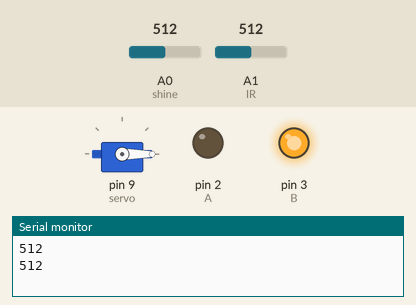
A sketch run on a simulated Arduino Uno, built with avr-gcc and run on an emulated ATmega328P. Parts: servo, output pins drawn as LEDs (lit = HIGH), the last lines printed to the serial monitor. The inputs (shaded band) are chosen by the test bench; at power-on: A0 (shine) = 512, A1 (IR) = 512.

Above: at 2.8 s.
2.9 s: A0 (shine) set to 683
5.6 s: A0 (shine) set to 717
At 7.3 s:
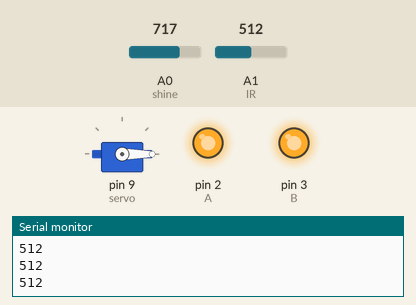
8.3 s: A1 (IR) set to 945
12.2 s: A1 (IR) set to 969
At 15.5 s:
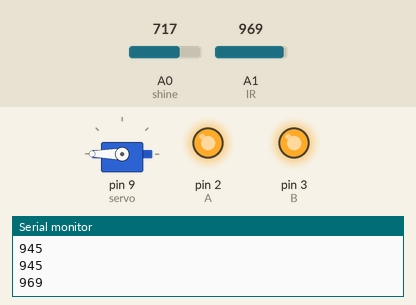
16.5 s: A1 (IR) set to 950
At 19.7 s:
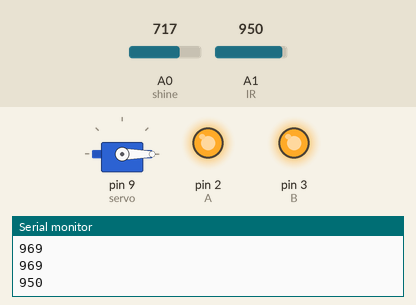
20.5 s: A1 (IR) set to 970
At 24.0 s:
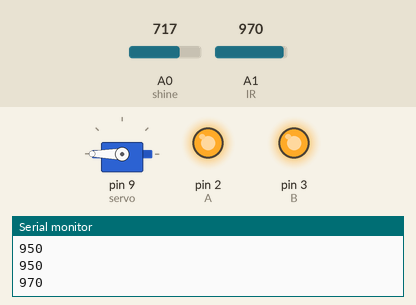
Timing chart, 0 to 25.5 s (numbered marks = the images above; inputs shaded):
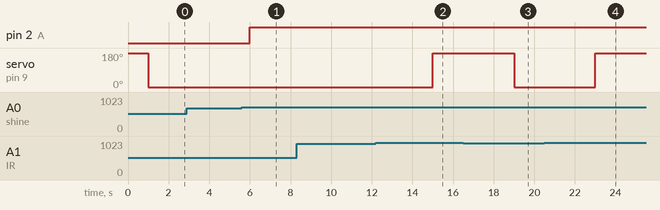

The sketch:

project02.ino
```cpp
#include <Servo.h>
#include <Wire.h>
#define A 2
#define B 3

int shine = A0;
int IR = A1;
Servo servo;
int angle = 180;

void setup() {
  // put your setup code here, to run once:
  servo.attach(9);
  servo.write(angle);
  Serial.begin(9600);
  pinMode(A, OUTPUT);
  pinMode(B, OUTPUT);
  digitalWrite(B, HIGH);
}

void loop() {
  // put your main code here, to run repeatedly:
  int sensor1 = analogRead(shine);
  int sensor2 = analogRead(IR);
  Serial.println(sensor2);

  if (sensor1 < 700)//ถ้าสว่างค่าจะน้อยกว่า 700
  {
    digitalWrite(A,LOW);
  }
  else // ถ้าคลื้มๆถึงมืดไฟจะติดจ้าา ประมาณ 700 ขึ้นไป
  {
    digitalWrite(A, HIGH);
  }
  delay(1000);
  if (sensor2 > 960) ///ค่ามากขึ้นเมื่อมือมาใกล้
  {
    servo.write(180); // สั่งให้ Servo หมุนไปองศาที่ 180
    delay(1000); // หน่วงเวลา 1000ms
  }
  else
  {
    servo.write(0); // สั่งให้ Servo หมุนไปองศาที่ 0
    delay(1000); // หน่วงเวลา 1000ms
  }
}
```

Measured:
- the behaviour switches between 699 and 700 on A0 (shine) (found by bisection; images 0 and 1)
- the behaviour switches between 960 and 961 on A1 (IR) (found by bisection; images 1 and 2)
- after the input at 5.6 s, pin 2 (A): LOW → HIGH after 0.40 s
- after the input at 12.2 s, servo on pin 9 (servo): 0° → 180° after 2.8 s
- after the input at 16.5 s, servo on pin 9 (servo): 180° → 0° after 2.5 s
- after the input at 20.5 s, servo on pin 9 (servo): 0° → 180° after 2.5 s
